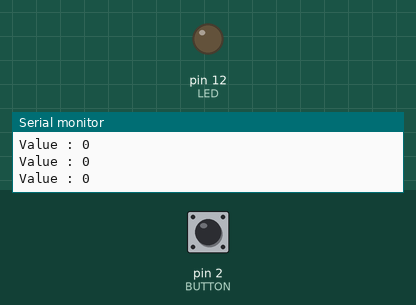
The sketch below on a simulated Arduino Uno, built with avr-gcc and run on an emulated ATmega328P. Shown: output pins drawn as LEDs (lit = HIGH), the last lines printed to the serial monitor. The inputs (shaded band) are chosen by the test bench; at power-on: pin 2 (BUTTON) LOW.

Above: at 1.2 s.
1.3 s: pin 2 (BUTTON) pulled HIGH for 0.15 s
At 1.39 s:
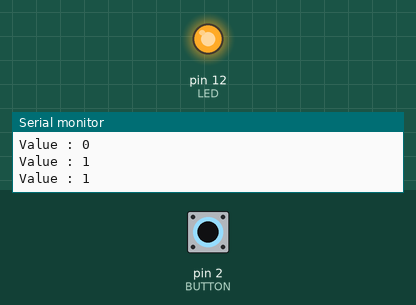
2.9 s: pin 2 (BUTTON) pulled HIGH for 3.2 s
At 7.0 s:
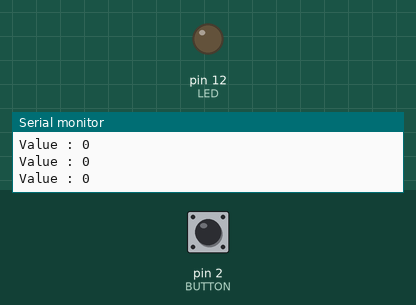
Timing chart, 0 to 8.5 s (numbered marks = the images above; inputs shaded):
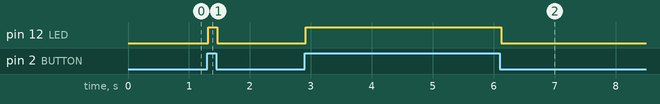

The sketch:

light_control_with_button.ino
```cpp
const int BUTTON = 2;
const int LED = 12;

int StateButton;

void setup()
{
  pinMode(BUTTON, INPUT);
  pinMode(LED, OUTPUT);
  Serial.begin(9600);
}

void loop()
{
  StateButton = digitalRead(BUTTON);
  Serial.print("Value : ");
  Serial.println(StateButton);


  if (StateButton == HIGH)
  {
    digitalWrite(LED, HIGH);
  }
  else{
    digitalWrite(LED, LOW);
  }
}
```

Measured:
- after the input at 1.3 s, pin 12 (LED): LOW → HIGH at once, → LOW 0.15 s later
- after the input at 2.9 s, pin 12 (LED): LOW → HIGH at once, → LOW 3.2 s later
